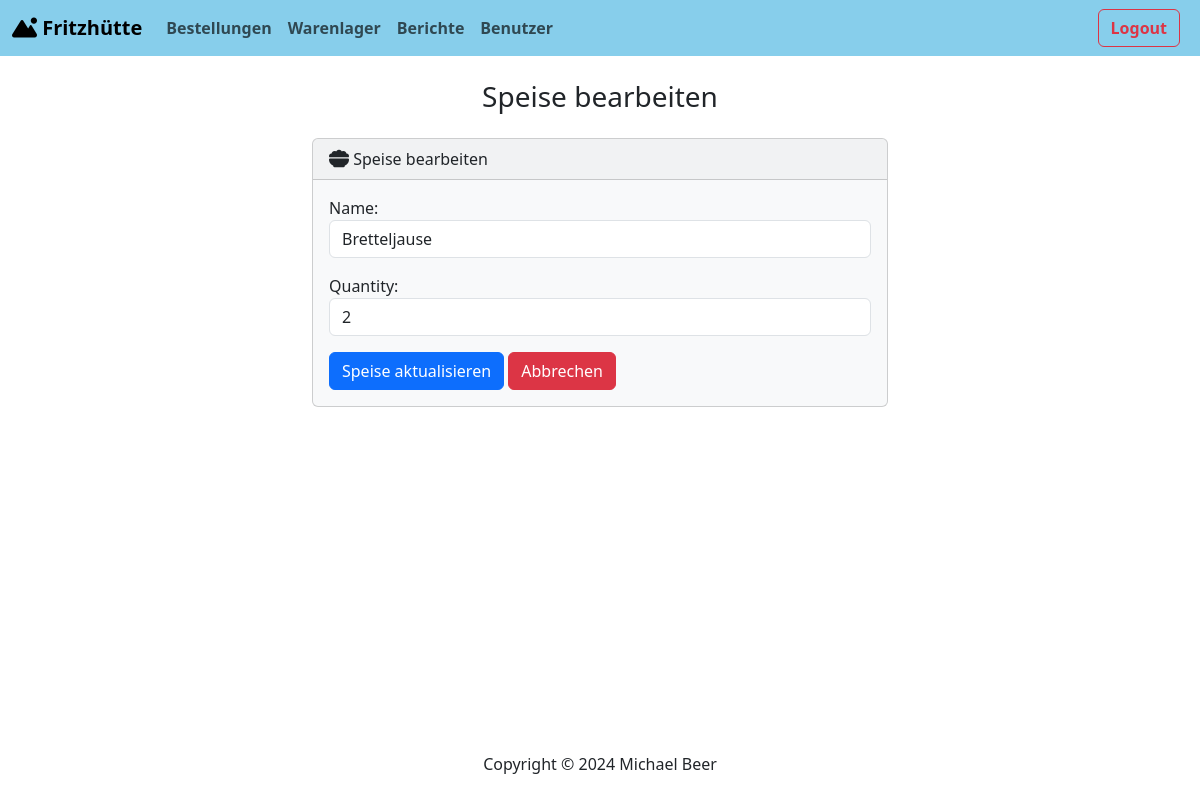
The app's page /warehouse/edit_food/1 (signed in), older data.
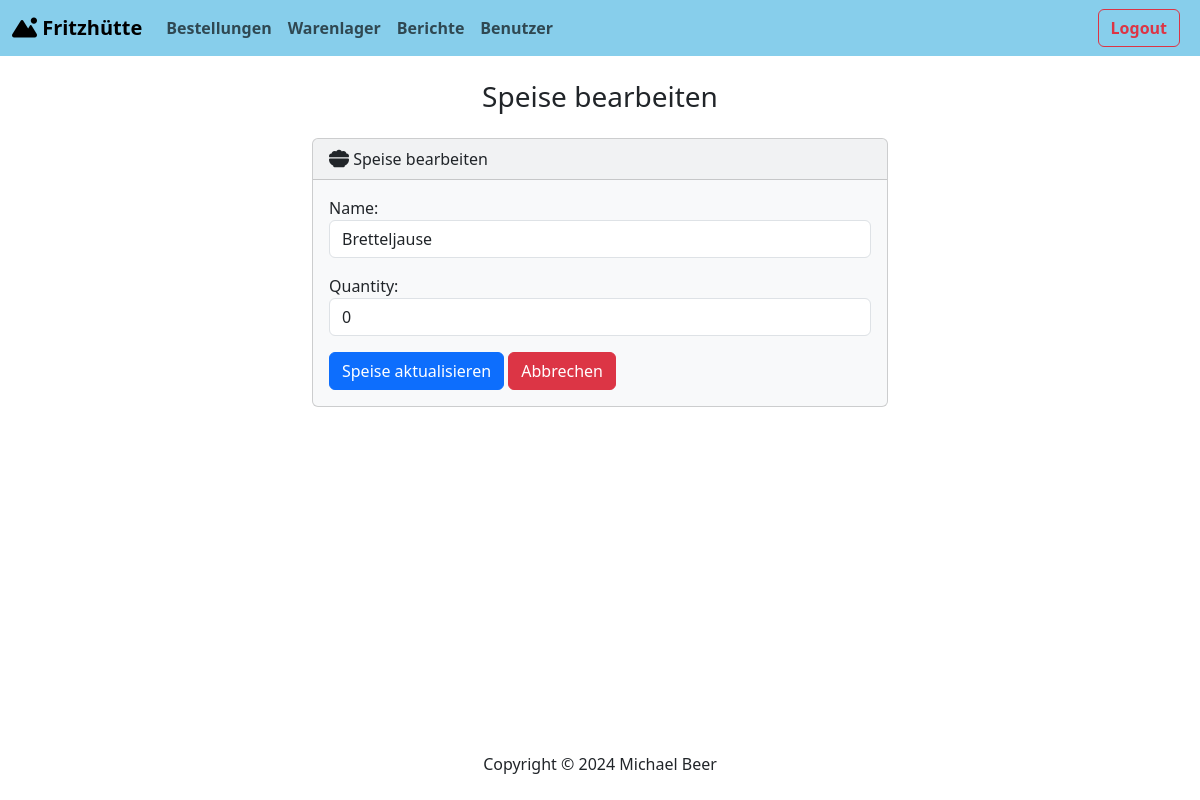
The same page, newer data.
### warehouse/models.py (models this page shows, shortened)
class Item(models.Model):
    name = models.CharField(max_length=100)
    price = models.DecimalField(max_digits=5, decimal_places=2)
    quantity = models.IntegerField()
    category = models.CharField(max_length=100, default='Food')
    is_active = models.BooleanField(default=True)
    class Meta:
        abstract = True

class Food(Item):
    class Meta:
        verbose_name_plural = 'Food'

### warehouse/views.py (the view)
# urls.py: path('edit_food/<int:food_id>', views.edit_food, name='edit_food'),
@login_required
@permission_required('warehouse.change_food')
def edit_food(request, food_id):
    food_instance = get_object_or_404(Food, id=food_id)
    if request.method == 'POST':
        form = FoodQuantityForm(request.POST, instance=food_instance)
        if form.is_valid():
            form.save()
            messages.success(request, 'Die Speise wurde erfolgreich geändert.')
            return redirect('index')
    else:
        form = FoodQuantityForm(instance=food_instance)
    return render(request, 'warehouse/edit_food.html', {'form': form})

### warehouse/forms.py
class FoodQuantityForm(forms.ModelForm):
    name = forms.CharField(label='Name', widget=forms.TextInput(attrs={'class': 'form-control', 'readonly': 'readonly'}))
    class Meta:
        model = Food
        fields = ['name', 'quantity']
        widgets = {
            'quantity': forms.NumberInput(attrs={'class': 'form-control'}),
        }

### warehouse/templates/warehouse/edit_food.html (shortened to what this page needs)
{% extends "base.html" %}
{% block body %}
    <h3 class="text-center m-4">Speise bearbeiten</h3>
    <div class="row justify-content-center">
        <div class="col-md-6">
            <div class="card bg-light mb-3">
                <div class="card-header">
                    <i class="fa-solid fa-bowl-food fa-lg"></i> Speise bearbeiten
                </div>
                <div class="card-body">
                    <form action="" method="POST">
                        <div class="mb-3">
                            {{ form.as_p }}
                        </div>
                        <button type="submit" class="btn btn-primary">Speise aktualisieren</button>
                        <a href="{% url 'index' %}" class="btn btn-danger">Abbrechen</a>
                      </form>
                </div>
            </div>
        </div>
    </div>
{% endblock %}

Row changes from the older to the newer data that the page shows:
changed Food "Bretteljause": quantity "2" → "0"
